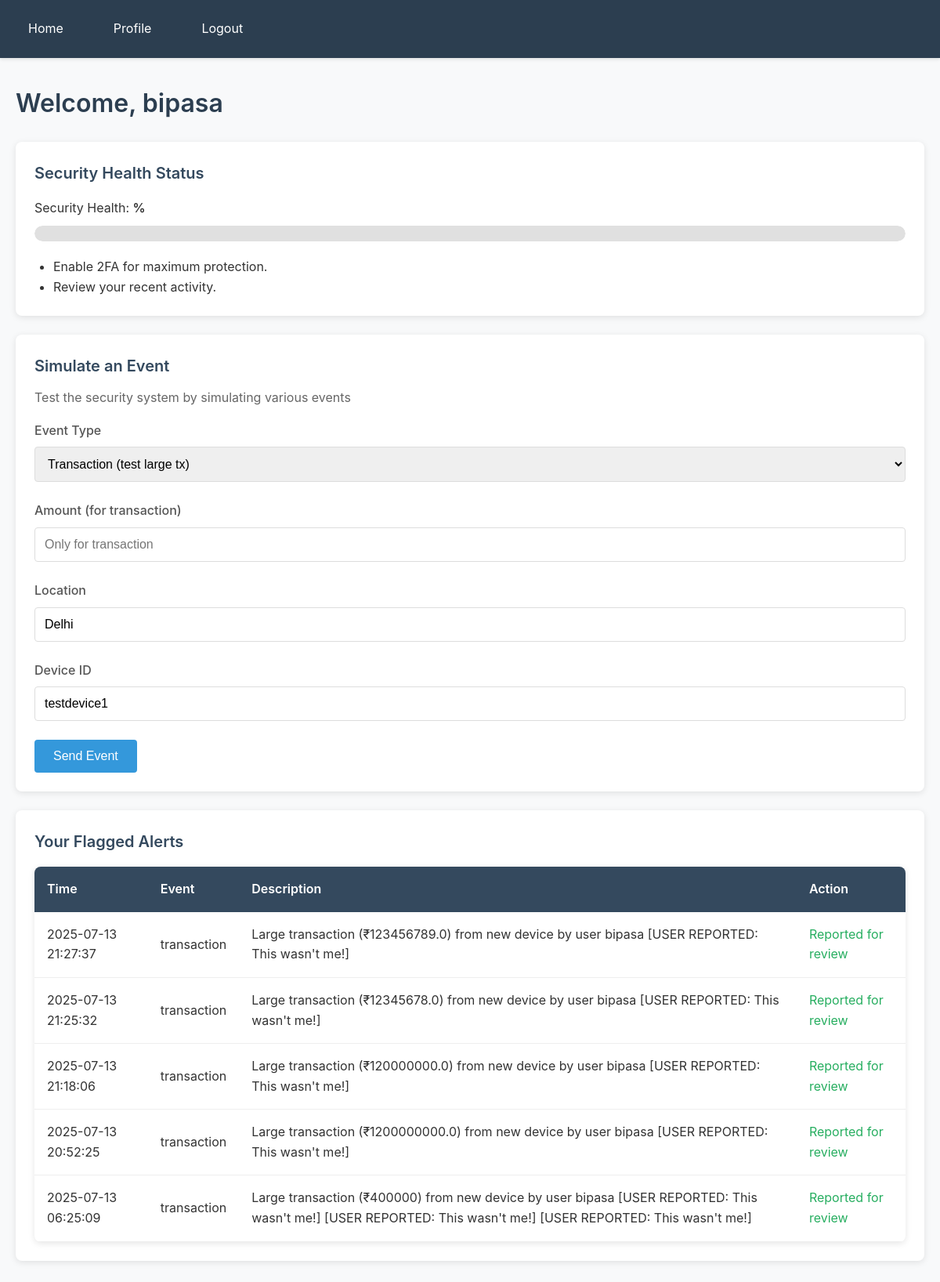
The app's page /member/trigger_event/ (signed in) with its own data.
### core/models.py (models this page shows, shortened)
class Alert(models.Model):
    SEVERITY_LEVELS = [
        ('low', 'Low'),
        ('medium', 'Medium'),
        ('high', 'High'),
    ]
    event = models.ForeignKey(Event, on_delete=models.CASCADE)
    detected_by = models.CharField(max_length=32)
    rule_name = models.CharField(max_length=64, blank=True)
    severity = models.CharField(max_length=16, choices=SEVERITY_LEVELS)
    description = models.TextField()
    created_at = models.DateTimeField(auto_now_add=True)
    resolved = models.BooleanField(default=False)
    action_taken = models.CharField(max_length=128, blank=True)
    user_disputed = models.BooleanField(default=False)

class Event(models.Model):
    EVENT_TYPES = [
        ('login', 'Login'),
        ('logout', 'Logout'),
        ('password_change', 'Password Change'),
        ('transaction', 'Transaction'),
        ('failed_login', 'Failed Login'),
        ('browsing', 'Browsing Activity'),
    ]
    user = models.ForeignKey(User, on_delete=models.CASCADE)
    device = models.ForeignKey(Device, null=True, blank=True, on_delete=models.SET_NULL)
    event_type = models.CharField(max_length=32, choices=EVENT_TYPES)
    timestamp = models.DateTimeField(auto_now_add=True)
    metadata = models.JSONField(default=dict)
    ip_address = models.GenericIPAddressField()
    location = models.CharField(max_length=128, blank=True)

### core/views.py (the view, shortened to what this page needs)
# urls.py: path('member/trigger_event/', trigger_event, name='trigger-event'),
@login_required
def trigger_event(request):
    trigger_message = None
    alerts = Alert.objects.filter(event__user=request.user).order_by('-created_at')[:10]
    return render(request, "core/member_dashboard.html", {"alerts": alerts, "trigger_message": trigger_message})

### core/templates/core/member_dashboard.html (shortened to what this page needs)
{% extends "core/base.html" %}
{% block content %}
<h1>Welcome, {{ user.username }}</h1>
<div class="card">
    <h3>Security Health Status</h3>
    <div class="progress-container">
        <p style="margin-bottom: 0.5rem;">Security Health: <span class="fw-bold">{{security_score}}%</span></p>
        <progress value="{{security_score}}" max="100"></progress>
    </div>
    <ul style="margin-top: 1rem; margin-left: 1.5rem;">
        <li>Enable 2FA for maximum protection.</li>
        <li>Review your recent activity.</li>
    </ul>
</div>
<div class="card">
    <h3>Simulate an Event</h3>
    <p style="color: #666; margin-bottom: 1rem;">Test the security system by simulating various events</p>
    <form method="post" action="{% url 'trigger-event' %}">
        <div class="form-group">
            <label for="event_type">Event Type</label>
            <select id="event_type" name="event_type">
                <option value="transaction">Transaction (test large tx)</option>
            </select>
        </div>
        <div class="form-group">
            <label for="amount">Amount (for transaction)</label>
            <input type="number" id="amount" name="amount" placeholder="Only for transaction">
        </div>
        <div class="form-group">
            <label for="location">Location</label>
            <input type="text" id="location" name="location" value="Delhi">
        </div>
        <div class="form-group">
            <label for="device_id">Device ID</label>
            <input type="text" id="device_id" name="device_id" value="testdevice1">
        </div>
        <button type="submit">Send Event</button>
    </form>
</div>
<div class="card">
    <h3>Your Flagged Alerts</h3>
    {% if alerts %}
    <div class="table-container">
        <table>
            <thead>
                <tr>
                    <th>Time</th>
                    <th>Event</th>
                    <th>Description</th>
                    <th>Action</th>
                </tr>
            </thead>
            <tbody>
                {% for alert in alerts %}
                <tr>
                    <td>{{ alert.created_at|date:"Y-m-d H:i:s" }}</td>
                    <td>{{ alert.event.event_type }}</td>
                    <td>{{ alert.description }}</td>
                    <td>
                        {% if not alert.user_disputed %}
                            <form method="post" action="{% url 'alert-not-me' alert.id %}" style="display: inline;">
                                {% csrf_token %}
                                <button type="submit" class="danger">This wasn't me</button>
                            </form>
                        {% else %}
                            <span class="text-success">Reported for review</span>
                        {% endif %}
                    </td>
                </tr>
                {% endfor %}
            </tbody>
        </table>
    </div>
    {% else %}
    <p style="color: #666; text-align: center; padding: 2rem;">No alerts at this time.</p>
    {% endif %}
</div>
{% endblock %}

### core/templates/core/base.html (style rules this page uses)
* { margin: 0; padding: 0; box-sizing: border-box; }
body { font-family: -apple-system, BlinkMacSystemFont, 'Segoe UI', Roboto, sans-serif; background-color: #f8f9fa; color: #333; line-height: 1.6; min-height: 100vh; }
h1 { color: #2c3e50; font-size: 2rem; margin-bottom: 1.5rem; font-weight: 600; }
h3 { color: #34495e; font-size: 1.25rem; margin-bottom: 0.75rem; font-weight: 600; }
.form-group { margin-bottom: 1.5rem; }
label { display: block; margin-bottom: 0.5rem; font-weight: 500; color: #555; }
input[type="text"], input[type="password"], input[type="number"], select { width: 100%; padding: 0.75rem; border: 1px solid #ddd; border-radius: 4px; font-size: 1rem; transition: border-color 0.3s; }
button { background-color: #3498db; color: white; padding: 0.75rem 1.5rem; border: none; border-radius: 4px; font-size: 1rem; cursor: pointer; transition: background-color 0.3s; }
.table-container { background: white; border-radius: 8px; box-shadow: 0 2px 8px rgba(0,0,0,0.1); overflow: hidden; margin-top: 1rem; }
table { width: 100%; border-collapse: collapse; }
th { background-color: #34495e; color: white; padding: 1rem; text-align: left; font-weight: 600; }
td { padding: 1rem; border-bottom: 1px solid #eee; }
.card { background: white; padding: 1.5rem; border-radius: 8px; box-shadow: 0 2px 8px rgba(0,0,0,0.1); margin-bottom: 1.5rem; }
.progress-container { margin: 1rem 0; }
progress { width: 100%; height: 20px; border-radius: 10px; overflow: hidden; -webkit-appearance: none; appearance: none; }
.text-success { color: #27ae60; }
.fw-bold { font-weight: 600; }

### records on screen
Alert: created_at "2025-07-13 21:27:37", event.event_type "transaction", description "Large transaction (₹123456789.0) from new device by user bipasa [USER REPORTED: This wasn't me!]", user_disputed "Reported for review"
Alert: created_at "2025-07-13 21:25:32", event.event_type "transaction", description "Large transaction (₹12345678.0) from new device by user bipasa [USER REPORTED: This wasn't me!]", user_disputed "Reported for review"
Alert: created_at "2025-07-13 21:18:06", event.event_type "transaction", description "Large transaction (₹120000000.0) from new device by user bipasa [USER REPORTED: This wasn't me!]", user_disputed "Reported for review"
Alert: created_at "2025-07-13 20:52:25", event.event_type "transaction", description "Large transaction (₹1200000000.0) from new device by user bipasa [USER REPORTED: This wasn't me!]", user_disputed "Reported for review"
Alert: created_at "2025-07-13 06:25:09", event.event_type "transaction", description "Large transaction (₹400000) from new device by user bipasa [USER REPORTED: This wasn't me!] [USER REPORTED: This wasn't me!] [USER REPORTED: This wasn't me!]", user_disputed "Reported for review"

### other values on screen
{{ user.username }} "bipasa"
